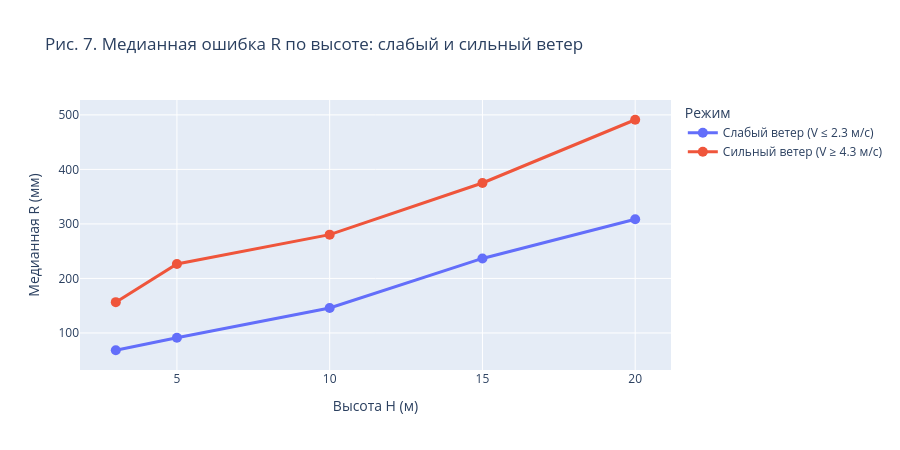

Notebook code cell kept with this figure:
### Markdown cell above
### Эффект плато на высотах 15–20 м

Испытания проводились на территории карьера. На высотах до 10–15 м квадрокоптер находится внутри карьерной выемки, где рельеф гасит ветровое воздействие. При подъёме на 15–20 м аппарат вылетает над бровкой карьера и попадает в открытый ветровой поток.

Ожидаемые эффекты:
- рост ошибки $R$ с высотой **замедляется** (эффект плато), поскольку аэродинамическое демпфирование стабилизируется;
- **чувствительность к ветру возрастает** — разница между тихим и ветреным днём увеличивается.

### Code cell
v_q25 = df["V"].quantile(0.25)
v_q75 = df["V"].quantile(0.75)

low_wind = df[df["V"] <= v_q25].groupby("H")["R"].median().reset_index()
low_wind.columns = ["H", "R_median"]
low_wind["Режим"] = f"Слабый ветер (V ≤ {v_q25:.1f} м/с)"

high_wind = df[df["V"] >= v_q75].groupby("H")["R"].median().reset_index()
high_wind.columns = ["H", "R_median"]
high_wind["Режим"] = f"Сильный ветер (V ≥ {v_q75:.1f} м/с)"

plateau_df = pd.concat([low_wind, high_wind])

fig = px.line(
    plateau_df, x="H", y="R_median", color="Режим",
    markers=True,
    title="Рис. 7. Медианная ошибка R по высоте: слабый и сильный ветер",
    labels={"H": "Высота H (м)", "R_median": "Медианная R (мм)"},
)
fig.update_traces(line=dict(width=3), marker=dict(size=10))
fig.update_layout(height=450)
fig.show()

### Figure 1 — Plotly figure (JSON) as saved in the notebook; plotly's stock layout.template omitted (floating-point values rounded to 4 significant figures)
{"data": [{"hovertemplate": "Режим=Слабый ветер (V ≤ 2.3 м/с)<br>Высота H (м)=%{x}<br>Медианная R (мм)=%{y}<extra></extra>", "legendgroup": "Слабый ветер (V ≤ 2.3 м/с)", "line": {"color": "#636efa", "dash": "solid", "width": 3}, "marker": {"size": 10, "symbol": "circle"}, "mode": "lines+markers", "name": "Слабый ветер (V ≤ 2.3 м/с)", "orientation": "v", "showlegend": true, "type": "scatter", "x": [3, 5, 10, 15, 20], "xaxis": "x", "y": [68.26, 91.25, 145.7, 236.7, 308.7], "yaxis": "y"}, {"hovertemplate": "Режим=Сильный ветер (V ≥ 4.3 м/с)<br>Высота H (м)=%{x}<br>Медианная R (мм)=%{y}<extra></extra>", "legendgroup": "Сильный ветер (V ≥ 4.3 м/с)", "line": {"color": "#EF553B", "dash": "solid", "width": 3}, "marker": {"size": 10, "symbol": "circle"}, "mode": "lines+markers", "name": "Сильный ветер (V ≥ 4.3 м/с)", "orientation": "v", "showlegend": true, "type": "scatter", "x": [3, 5, 10, 15, 20], "xaxis": "x", "y": [156.5, 226.6, 280.3, 375.0, 491.1], "yaxis": "y"}], "layout": {"height": 450, "legend": {"title": {"text": "Режим"}, "tracegroupgap": 0}, "title": {"text": "Рис. 7. Медианная ошибка R по высоте: слабый и сильный ветер"}, "xaxis": {"anchor": "y", "domain": [0, 1], "title": {"text": "Высота H (м)"}}, "yaxis": {"anchor": "x", "domain": [0, 1], "title": {"text": "Медианная R (мм)"}}}}
